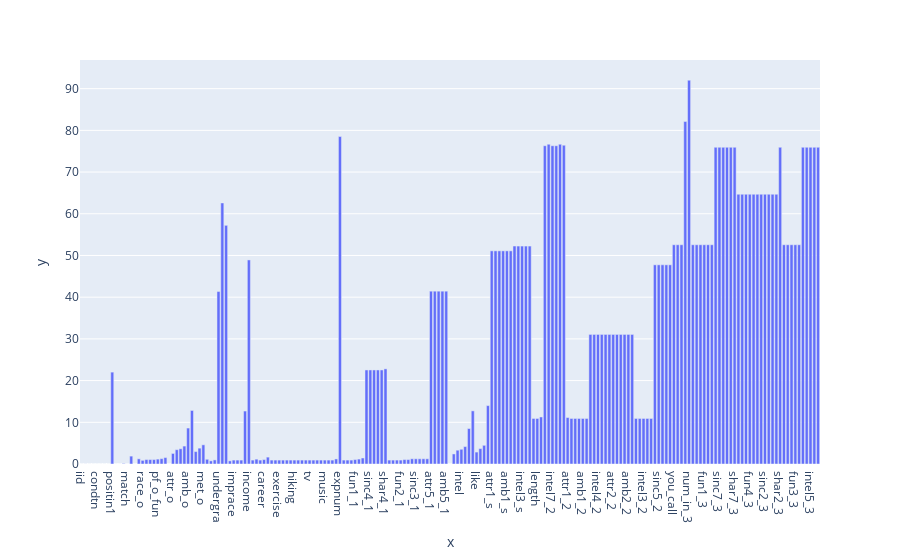

The notebook cell this image was saved under:
### Markdown cell above
Let's take a look at how these missing values are distributed:

### Code cell
px.bar(x=missing_value_percentages.index, y=missing_value_percentages.values)

### Figure 1 — Plotly figure (JSON) as saved in the notebook; plotly's stock layout.template omitted (floating-point values rounded to 4 significant figures; data arrays with more than 128 entries replaced by an {"elided": "..."} marker saying what was removed)
{"data": [{"alignmentgroup": "True", "hovertemplate": "x=%{x}<br>y=%{y}<extra></extra>", "legendgroup": "", "marker": {"color": "#636efa", "pattern": {"shape": ""}}, "name": "", "offsetgroup": "", "orientation": "v", "showlegend": false, "textposition": "auto", "type": "bar", "x": {"elided": "195 str values"}, "xaxis": "x", "y": {"elided": "195 float values"}, "yaxis": "y"}], "layout": {"barmode": "relative", "legend": {"tracegroupgap": 0}, "margin": {"t": 60}, "xaxis": {"anchor": "y", "domain": [0, 1], "title": {"text": "x"}}, "yaxis": {"anchor": "x", "domain": [0, 1], "title": {"text": "y"}}}}
